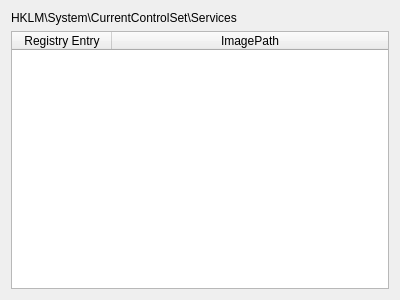
<?xml version="1.0" encoding="UTF-8"?>
<ui version="4.0">
 <class>DriverView</class>
 <widget class="QWidget" name="DriverView">
  <property name="geometry">
   <rect>
    <x>0</x>
    <y>0</y>
    <width>400</width>
    <height>300</height>
   </rect>
  </property>
  <property name="windowTitle">
   <string>DriverView</string>
  </property>
  <layout class="QVBoxLayout" name="verticalLayout">
   <item>
    <widget class="QLabel" name="label">
     <property name="text">
      <string>HKLM\System\CurrentControlSet\Services</string>
     </property>
    </widget>
   </item>
   <item>
    <widget class="QTableWidget" name="tableWidget">
     <attribute name="horizontalHeaderStretchLastSection">
      <bool>true</bool>
     </attribute>
     <column>
      <property name="text">
       <string>Registry Entry</string>
      </property>
     </column>
     <column>
      <property name="text">
       <string>ImagePath</string>
      </property>
     </column>
    </widget>
   </item>
  </layout>
 </widget>
 <layoutdefault spacing="6" margin="11"/>
 <resources/>
 <connections/>
</ui>
